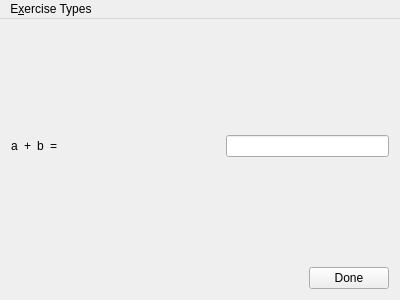
<?xml version="1.0" encoding="UTF-8"?>
<ui version="4.0">
 <class>AlgebraWindow</class>
 <widget class="QMainWindow" name="AlgebraWindow">
  <property name="geometry">
   <rect>
    <x>0</x>
    <y>0</y>
    <width>400</width>
    <height>300</height>
   </rect>
  </property>
  <property name="windowTitle">
   <string>AlgebraWindow</string>
  </property>
  <widget class="QWidget" name="centralWidget">
   <layout class="QVBoxLayout" name="verticalLayout">
    <item>
     <spacer name="verticalSpacer">
      <property name="orientation">
       <enum>Qt::Vertical</enum>
      </property>
      <property name="sizeHint" stdset="0">
       <size>
        <width>20</width>
        <height>40</height>
       </size>
      </property>
     </spacer>
    </item>
    <item>
     <layout class="QHBoxLayout" name="horizontalLayout_2">
      <item>
       <widget class="QLabel" name="number1">
        <property name="text">
         <string>a</string>
        </property>
       </widget>
      </item>
      <item>
       <widget class="QLabel" name="operation">
        <property name="text">
         <string>+</string>
        </property>
       </widget>
      </item>
      <item>
       <widget class="QLabel" name="number2">
        <property name="text">
         <string>b</string>
        </property>
       </widget>
      </item>
      <item>
       <widget class="QLabel" name="equals">
        <property name="text">
         <string>=</string>
        </property>
       </widget>
      </item>
      <item>
       <spacer name="horizontalSpacer_2">
        <property name="orientation">
         <enum>Qt::Horizontal</enum>
        </property>
        <property name="sizeHint" stdset="0">
         <size>
          <width>40</width>
          <height>20</height>
         </size>
        </property>
       </spacer>
      </item>
      <item>
       <widget class="QLineEdit" name="answer"/>
      </item>
     </layout>
    </item>
    <item>
     <spacer name="verticalSpacer_2">
      <property name="orientation">
       <enum>Qt::Vertical</enum>
      </property>
      <property name="sizeHint" stdset="0">
       <size>
        <width>20</width>
        <height>40</height>
       </size>
      </property>
     </spacer>
    </item>
    <item>
     <layout class="QHBoxLayout" name="horizontalLayout">
      <item>
       <spacer name="horizontalSpacer_3">
        <property name="orientation">
         <enum>Qt::Horizontal</enum>
        </property>
        <property name="sizeHint" stdset="0">
         <size>
          <width>40</width>
          <height>20</height>
         </size>
        </property>
       </spacer>
      </item>
      <item>
       <widget class="QPushButton" name="done">
        <property name="text">
         <string>Done</string>
        </property>
       </widget>
      </item>
     </layout>
    </item>
   </layout>
  </widget>
  <widget class="QMenuBar" name="menuBar">
   <property name="geometry">
    <rect>
     <x>0</x>
     <y>0</y>
     <width>400</width>
     <height>34</height>
    </rect>
   </property>
   <widget class="QMenu" name="menuExercise_Types">
    <property name="title">
     <string>E&amp;xercise Types</string>
    </property>
    <addaction name="settingsAddition"/>
    <addaction name="settingsSubstraction"/>
   </widget>
   <addaction name="menuExercise_Types"/>
  </widget>
  <action name="settingsAddition">
   <property name="checkable">
    <bool>true</bool>
   </property>
   <property name="checked">
    <bool>true</bool>
   </property>
   <property name="text">
    <string>Additions +</string>
   </property>
  </action>
  <action name="settingsSubstraction">
   <property name="checkable">
    <bool>true</bool>
   </property>
   <property name="checked">
    <bool>true</bool>
   </property>
   <property name="text">
    <string>Subtractions -</string>
   </property>
  </action>
 </widget>
 <layoutdefault spacing="6" margin="11"/>
 <resources/>
 <connections>
  <connection>
   <sender>answer</sender>
   <signal>returnPressed()</signal>
   <receiver>AlgebraWindow</receiver>
   <slot>weHaveAnswer()</slot>
   <hints>
    <hint type="sourcelabel">
     <x>316</x>
     <y>137</y>
    </hint>
    <hint type="destinationlabel">
     <x>199</x>
     <y>149</y>
    </hint>
   </hints>
  </connection>
  <connection>
   <sender>done</sender>
   <signal>clicked()</signal>
   <receiver>AlgebraWindow</receiver>
   <slot>weHaveAnswer()</slot>
   <hints>
    <hint type="sourcelabel">
     <x>350</x>
     <y>246</y>
    </hint>
    <hint type="destinationlabel">
     <x>199</x>
     <y>149</y>
    </hint>
   </hints>
  </connection>
  <connection>
   <sender>settingsAddition</sender>
   <signal>toggled(bool)</signal>
   <receiver>AlgebraWindow</receiver>
   <slot>settingsChangedAdd(bool)</slot>
   <hints>
    <hint type="sourcelabel">
     <x>-1</x>
     <y>-1</y>
    </hint>
    <hint type="destinationlabel">
     <x>199</x>
     <y>149</y>
    </hint>
   </hints>
  </connection>
  <connection>
   <sender>settingsSubstraction</sender>
   <signal>toggled(bool)</signal>
   <receiver>AlgebraWindow</receiver>
   <slot>settingsChangedSub(bool)</slot>
   <hints>
    <hint type="sourcelabel">
     <x>-1</x>
     <y>-1</y>
    </hint>
    <hint type="destinationlabel">
     <x>199</x>
     <y>149</y>
    </hint>
   </hints>
  </connection>
 </connections>
 <slots>
  <slot>weHaveAnswer()</slot>
  <slot>settingsChangedAdd(bool)</slot>
  <slot>settingsChangedSub(bool)</slot>
 </slots>
</ui>
